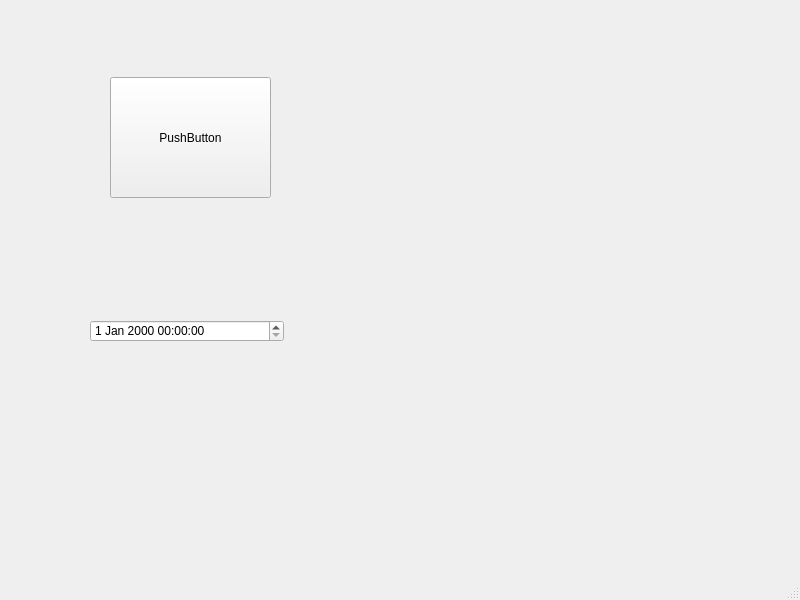
<?xml version="1.0" encoding="UTF-8"?>
<ui version="4.0">
 <class>MainWindow</class>
 <widget class="QMainWindow" name="MainWindow">
  <property name="geometry">
   <rect>
    <x>0</x>
    <y>0</y>
    <width>800</width>
    <height>600</height>
   </rect>
  </property>
  <property name="windowTitle">
   <string>MainWindow</string>
  </property>
  <widget class="QWidget" name="centralwidget">
   <widget class="QPushButton" name="pushButton">
    <property name="geometry">
     <rect>
      <x>110</x>
      <y>77</y>
      <width>161</width>
      <height>121</height>
     </rect>
    </property>
    <property name="text">
     <string>PushButton</string>
    </property>
   </widget>
   <widget class="QDateTimeEdit" name="dateTimeEdit">
    <property name="geometry">
     <rect>
      <x>90</x>
      <y>320</y>
      <width>194</width>
      <height>22</height>
     </rect>
    </property>
   </widget>
  </widget>
  <widget class="QMenuBar" name="menubar">
   <property name="geometry">
    <rect>
     <x>0</x>
     <y>0</y>
     <width>800</width>
     <height>26</height>
    </rect>
   </property>
  </widget>
  <widget class="QStatusBar" name="statusbar"/>
 </widget>
 <resources/>
 <connections/>
</ui>
